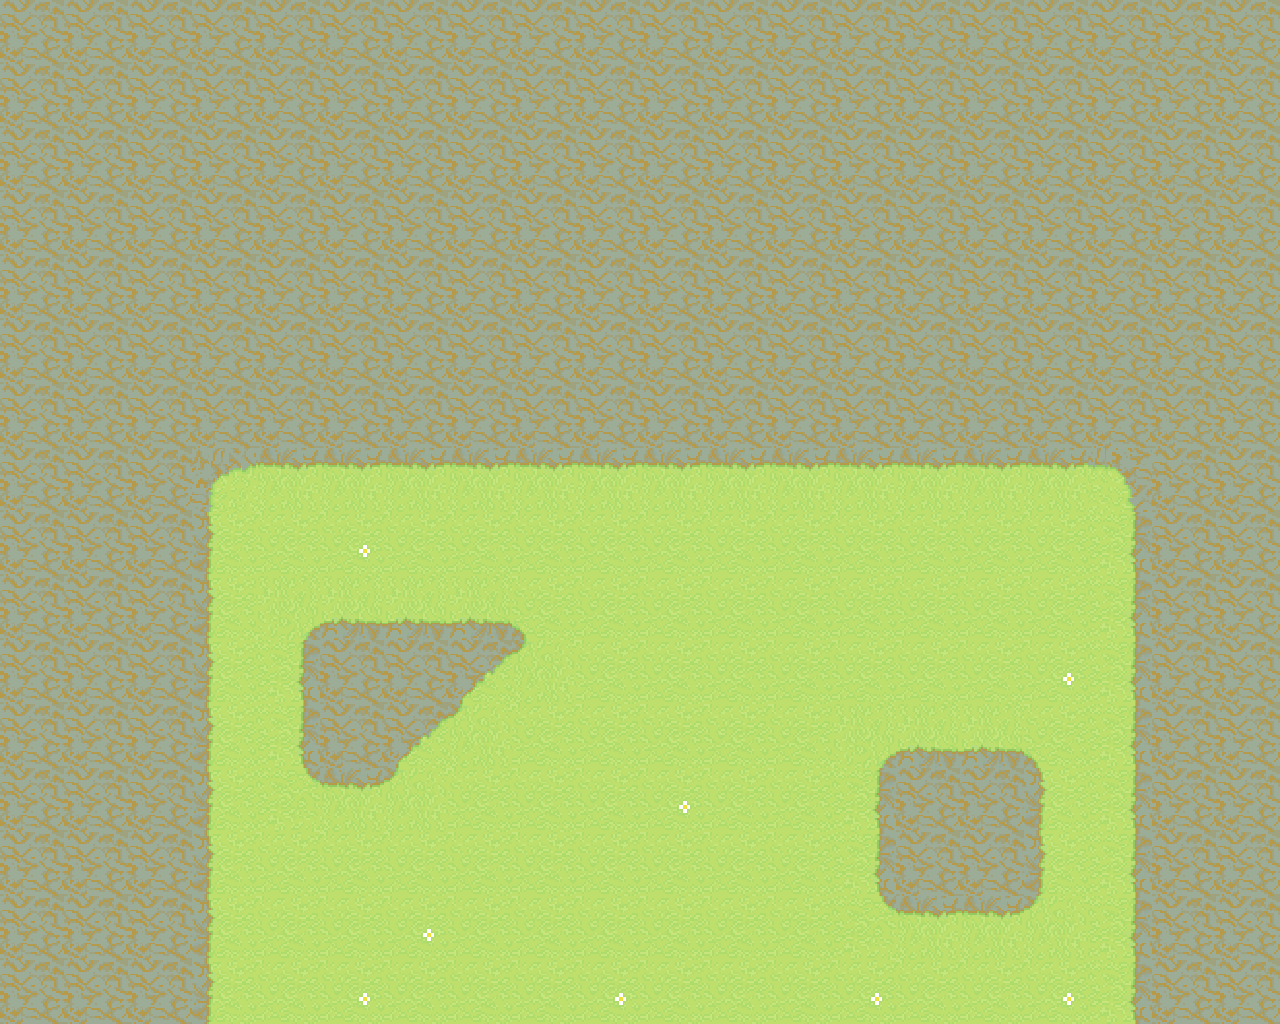

Tiled map render using the project's own tile images. Description and the map definition, with tile-layer contents summarised, below:
An orthogonal 20x16 tile map with 64x64 px tiles, 1 tile layer (Tile Layer 1).

<map version="1.0" orientation="orthogonal" width="20" height="16" tilewidth="64" tileheight="64">
 <tileset firstgid="1" name="grass_bg1" tilewidth="64" tileheight="64">
  <image source="grass_tile.png" width="256" height="512" />
 </tileset>
 <layer name="Tile Layer 1" width="20" height="16">
  <data>[320 cells, 320 non-empty, 14 distinct tile ids]</data>
 </layer>
</map>
